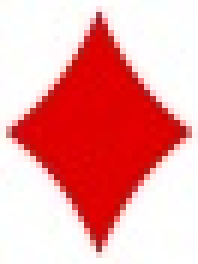
#> input picture CardsPng/diamonds.jpg, 33 x 44 px (shown 6 times larger)
$ python fmcd.py
#> lines starting #> are read from the running program, lines starting #| are printed output that depends on the picture; pictures that were not available may be replaced by others from this repository, and a replacement may not be noted
import cv2
import numpy as np
import matplotlib.pyplot as plt

img1 = cv2.imread('CardsPng/diamonds.jpg',0)
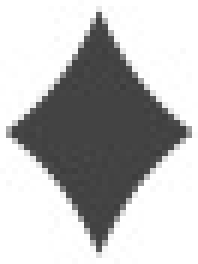
#> img1: shape (44, 33) (shown 6 times larger); min 60, max 255, mean 186.9
img2 = cv2.imread('CardsPng/test2.jpg',0)
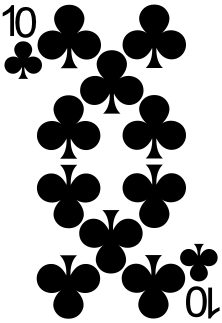
#> input picture CardsPng/10_of_clubs.png, 222 x 323 px, given in place of test2.jpg, which was not available
#> img2 is the input picture: shape (323, 222); min 0, max 255, mean 164.4

orb  = cv2.ORB_create()
print(orb)
kp1, des1 = orb.detectAndCompute(img1,None)
#> kp1 = (); des1 = None
kp2, des2 = orb.detectAndCompute(img2,None)
#> kp2 = 457 keypoints; strongest (x, y, size): (112, 109, 77.1), (108, 110, 64.3), (71, 166, 64.3), (107, 109, 77.1)

bf = cv2.BFMatcher(cv2.NORM_HAMMING, crossCheck= True)

matches = bf.match(des1, des2)
#> matches = ()
matches = sorted(matches, key=lambda x:x.distance)
#> matches = []

img3 = cv2.drawMatches(img1,kp1,img2,kp2, matches[:5],None,flags=2)
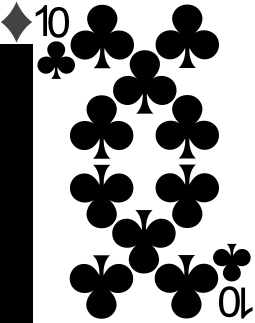
#> img3: shape (323, 255, 3); min 0, max 255, mean 146.4

plt.imshow(img3)
plt.show()
print(matches)
#cv2.imshow('detected',img3)
#cv2.waitKey(0)
#cv2.destroyAllWindows()
